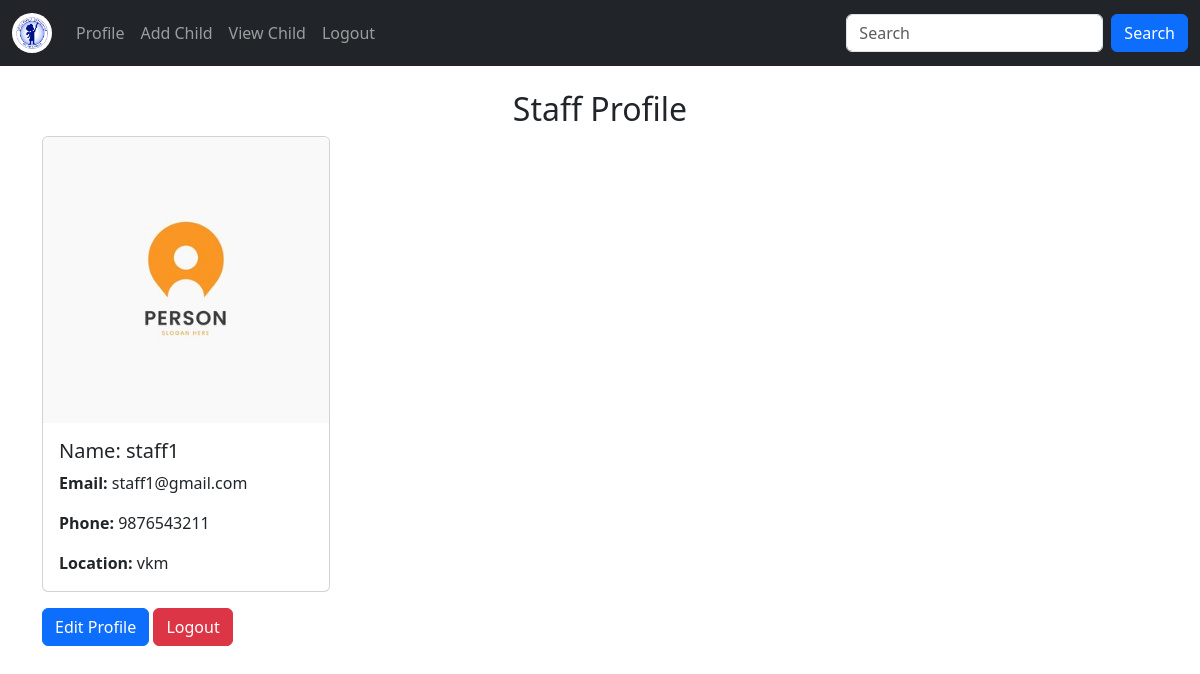
The app's page /stafprofile/ (signed in) with its own data.
### app/models.py (models this page shows, shortened)
class Stafreg(models.Model):
    email = models.EmailField(unique=True)
    name = models.TextField()
    phone = models.IntegerField()
    password = models.TextField()
    location= models.TextField()
    confirm_password=models.TextField()

### app/views.py (the view)
# urls.py: path('stafprofile/', views.stafprofile, name='stafprofile'),
def stafprofile(request):
    staf_email = request.session.get('staf')
    if staf_email:
        staff = Stafreg.objects.get(email=staf_email)
        return render(request, 'staf/stafprofile.html', {'staff': staff})
    else:
        messages.error(request, "Please login to view your profile.")
        return redirect('login')

### templates/staf/stafprofile.html (shortened to what this page needs)
<!DOCTYPE html>
<html lang="en">
<head>
  <link href="https://cdn.jsdelivr.net/npm/bootstrap@5.3.3/dist/css/bootstrap.min.css" rel="stylesheet">
</head>
<body>
<nav class="navbar navbar-expand-sm navbar-dark bg-dark">
    <div class="container-fluid">
        <a class="navbar-brand" href="../stafhome">
          <img src="../static/R.jpg" alt="Logo" style="width:40px;" class="rounded-pill">
        </a>
    <div class="collapse navbar-collapse" id="mynavbar">
      <ul class="navbar-nav me-auto">
        <li class="nav-item">
          <a class="nav-link" href="../stafprofile">Profile</a>
        </li>
        <li class="nav-item">
          <a class="nav-link" href="../addchild">Add Child</a>
        </li>
        <li class="nav-item">
          <a class="nav-link" href="../viewchild">View Child</a>
        </li>
        <li class="nav-item">
            <a class="nav-link" href="../logout">Logout</a>
          </li>
      </ul>
      <form class="d-flex">
        <input class="form-control me-2" type="text" placeholder="Search">
        <button class="btn btn-primary" type="button">Search</button>
      </form>
    </div>
  </div>
</nav>
<div class="container mt-4">
    <h2 align="center">Staff Profile</h2>
    <div class="card" style="width: 18rem;">
        <img src="../static/minimalist-modern-clean-profile-logo-design-template_699501-152.jpg" class="card-img-top" alt="Profile Image">
        <div class="card-body">
            <h5 class="card-title"> Name: {{ staff.name }}</h5>
            <p class="card-text"><strong>Email:</strong> {{ staff.email }}</p>
            <p class="card-text"><strong>Phone:</strong> {{ staff.phone }}</p>
            <p class="card-text"><strong>Location:</strong> {{ staff.location }}</p>
        </div>
    </div>
    <a href="../updatestafprofile" class="btn btn-primary mt-3">Edit Profile</a>
    <a href="../logout" class="btn btn-danger mt-3">Logout</a>
</div>
</body>
</html>

### records on screen
Stafreg: name "staff1", email "staff1@gmail.com", phone "9876543211", location "vkm"
